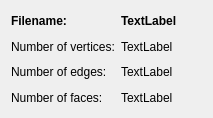
<?xml version="1.0" encoding="UTF-8"?>
<ui version="4.0">
 <class>Info</class>
 <widget class="QDialog" name="Info">
  <property name="geometry">
   <rect>
    <x>0</x>
    <y>0</y>
    <width>213</width>
    <height>118</height>
   </rect>
  </property>
  <property name="sizePolicy">
   <sizepolicy hsizetype="Expanding" vsizetype="Preferred">
    <horstretch>0</horstretch>
    <verstretch>0</verstretch>
   </sizepolicy>
  </property>
  <property name="minimumSize">
   <size>
    <width>0</width>
    <height>0</height>
   </size>
  </property>
  <property name="windowTitle">
   <string> Model Information</string>
  </property>
  <layout class="QGridLayout" name="gridLayout">
   <item row="0" column="0">
    <widget class="QLabel" name="label_filename_2">
     <property name="font">
      <font>
       <bold>true</bold>
      </font>
     </property>
     <property name="text">
      <string>Filename:</string>
     </property>
    </widget>
   </item>
   <item row="0" column="1">
    <widget class="QLabel" name="label_filename">
     <property name="sizePolicy">
      <sizepolicy hsizetype="Preferred" vsizetype="Preferred">
       <horstretch>0</horstretch>
       <verstretch>0</verstretch>
      </sizepolicy>
     </property>
     <property name="font">
      <font>
       <bold>true</bold>
       <underline>false</underline>
      </font>
     </property>
     <property name="text">
      <string>TextLabel</string>
     </property>
    </widget>
   </item>
   <item row="1" column="0">
    <widget class="QLabel" name="label_numberOfVertices_2">
     <property name="text">
      <string>Number of vertices:</string>
     </property>
    </widget>
   </item>
   <item row="1" column="1">
    <widget class="QLabel" name="label_numberOfVertices">
     <property name="sizePolicy">
      <sizepolicy hsizetype="Preferred" vsizetype="Preferred">
       <horstretch>0</horstretch>
       <verstretch>0</verstretch>
      </sizepolicy>
     </property>
     <property name="text">
      <string>TextLabel</string>
     </property>
    </widget>
   </item>
   <item row="2" column="0">
    <widget class="QLabel" name="label_numberOfEdges_2">
     <property name="text">
      <string>Number of edges:</string>
     </property>
    </widget>
   </item>
   <item row="2" column="1">
    <widget class="QLabel" name="label_numberOfEdges">
     <property name="sizePolicy">
      <sizepolicy hsizetype="Preferred" vsizetype="Preferred">
       <horstretch>0</horstretch>
       <verstretch>0</verstretch>
      </sizepolicy>
     </property>
     <property name="text">
      <string>TextLabel</string>
     </property>
    </widget>
   </item>
   <item row="3" column="0">
    <widget class="QLabel" name="label_numberOfFaces_2">
     <property name="text">
      <string>Number of faces:</string>
     </property>
    </widget>
   </item>
   <item row="3" column="1">
    <widget class="QLabel" name="label_numberOfFaces">
     <property name="sizePolicy">
      <sizepolicy hsizetype="Preferred" vsizetype="Preferred">
       <horstretch>0</horstretch>
       <verstretch>0</verstretch>
      </sizepolicy>
     </property>
     <property name="text">
      <string>TextLabel</string>
     </property>
    </widget>
   </item>
  </layout>
 </widget>
 <resources/>
 <connections/>
</ui>
